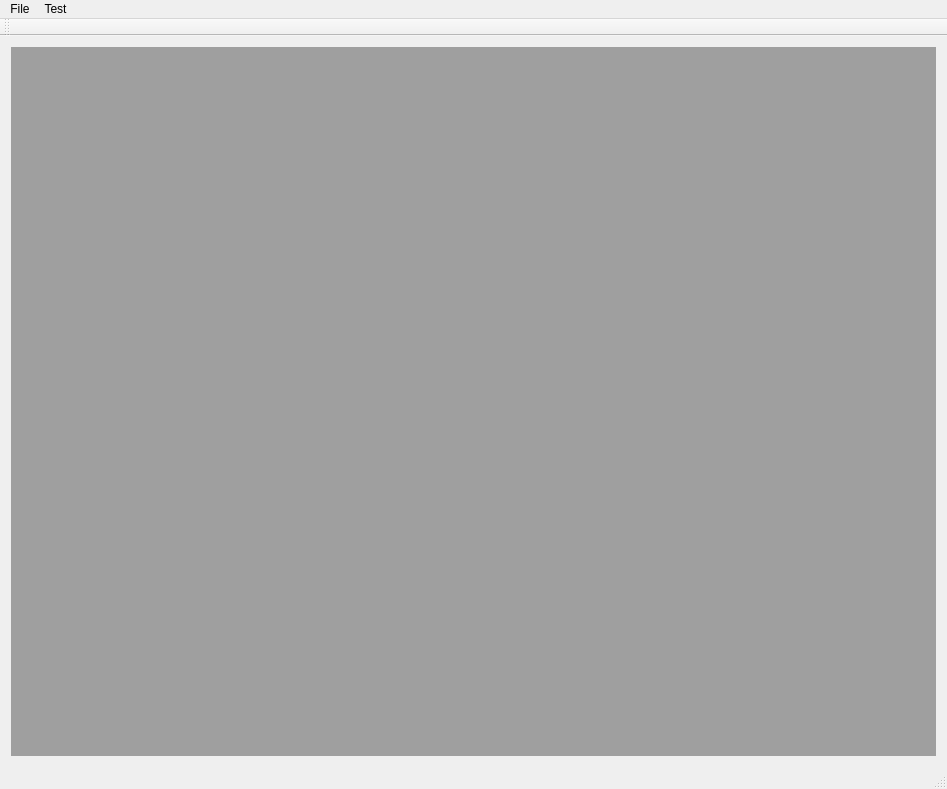
<?xml version="1.0" encoding="UTF-8"?>
<ui version="4.0">
 <class>nonBlockClientClass</class>
 <widget class="QMainWindow" name="nonBlockClientClass">
  <property name="geometry">
   <rect>
    <x>0</x>
    <y>0</y>
    <width>947</width>
    <height>789</height>
   </rect>
  </property>
  <property name="windowTitle">
   <string>Client</string>
  </property>
  <widget class="QWidget" name="centralWidget">
   <layout class="QVBoxLayout" name="verticalLayout">
    <item>
     <widget class="QMdiArea" name="mdiArea"/>
    </item>
   </layout>
  </widget>
  <widget class="QMenuBar" name="menuBar">
   <property name="geometry">
    <rect>
     <x>0</x>
     <y>0</y>
     <width>947</width>
     <height>21</height>
    </rect>
   </property>
   <widget class="QMenu" name="menuFile">
    <property name="title">
     <string>File</string>
    </property>
    <addaction name="actionConfiguration"/>
   </widget>
   <widget class="QMenu" name="menuTest">
    <property name="title">
     <string>Test</string>
    </property>
    <addaction name="actionCreateClients"/>
    <addaction name="actionConnectAll"/>
    <addaction name="actionDisconnectAll"/>
    <addaction name="actionStart_All"/>
   </widget>
   <addaction name="menuFile"/>
   <addaction name="menuTest"/>
  </widget>
  <widget class="QToolBar" name="mainToolBar">
   <attribute name="toolBarArea">
    <enum>TopToolBarArea</enum>
   </attribute>
   <attribute name="toolBarBreak">
    <bool>false</bool>
   </attribute>
  </widget>
  <widget class="QStatusBar" name="statusBar"/>
  <action name="actionConfiguration">
   <property name="text">
    <string>Configuration</string>
   </property>
  </action>
  <action name="actionCreateClients">
   <property name="text">
    <string>Create Clients</string>
   </property>
  </action>
  <action name="actionConnectAll">
   <property name="text">
    <string>Connect All</string>
   </property>
  </action>
  <action name="actionDisconnectAll">
   <property name="text">
    <string>Disconnect All</string>
   </property>
  </action>
  <action name="actionStart_All">
   <property name="text">
    <string>Start All</string>
   </property>
  </action>
 </widget>
 <layoutdefault spacing="6" margin="11"/>
 <resources>
  <include location="nonblockclient.qrc"/>
 </resources>
 <connections/>
 <slots>
  <slot>_abort()</slot>
  <slot>_startUpload()</slot>
  <slot>_connect()</slot>
 </slots>
</ui>
